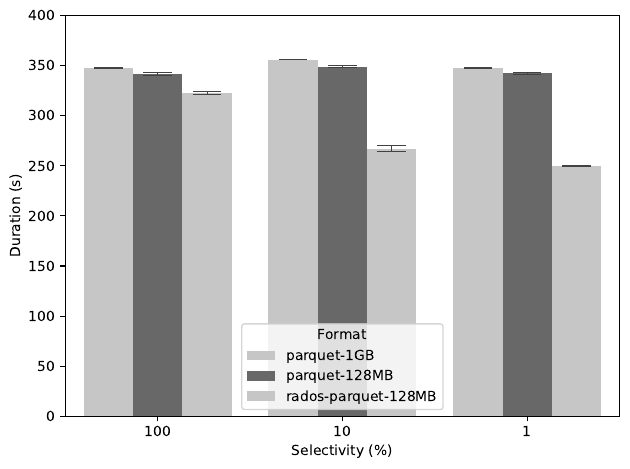

This chart was generated by the following Python code:
import os
import sys
import json
import numpy as np
import pandas as pd
import seaborn as sns
import matplotlib.pyplot as plt

if __name__ == "__main__":
    palette = sns.color_palette('Greys', n_colors=2)
    results = []

    with open('pq_large/result.json') as json_file:
        data_dict = json.load(json_file)
        print(data_dict)

    for k, v in data_dict.items():
        for val in v:
            results.append([k, val, 'parquet-1GB'])

    with open('pq_small/result.json') as json_file:
        data_dict = json.load(json_file)
        print(data_dict)

    for k, v in data_dict.items():
        for val in v:
            results.append([k, val, 'parquet-128MB'])

    with open('rpq/result.json') as json_file:
        data_dict = json.load(json_file)
        print(data_dict)

    for k, v in data_dict.items():
        for val in v:
            results.append([k, val, 'rados-parquet-128MB'])

    print(results)

    df = pd.DataFrame(np.array(results), columns=['Selectivity (%)', 'Duration (s)', 'Format'])
    df[['Duration (s)']] = df[['Duration (s)']].apply(pd.to_numeric)

    print(df)

    sns_plot = sns.barplot(x="Selectivity (%)", y="Duration (s)", hue='Format', data=df, ci='sd', capsize=.15, errwidth=0.5, palette=palette)
    sns_plot.set(ylim=(0, 400))
    plt.tight_layout()
    plt.savefig(f"plot.pdf", bbox_inches='tight')
